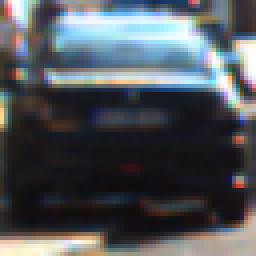
#> input picture imgs/car1.png, 64 x 64 px (shown 4 times larger); its folder holds only this picture in this run
$ python -i classifier.py   (imports and definitions only)   (older library calls are emulated)
#> lines starting #> are read from the running program, lines starting #| are printed output that depends on the picture
### feature_extract.py
import numpy as np
import cv2
# import matplotlib.pyplot as plt
import matplotlib.image as mpimg
# from sklearn.preprocessing import StandardScaler
# import glob
from skimage.feature import hog


# [7 lines left out: function convert_color, not called in this run]


# Define a function to return HOG features and visualization
def get_hog_features(img, orient, pix_per_cell, cell_per_block, vis=False, feature_vec=True):
    if vis == True:
        features, hog_image = hog(img, orientations=orient, pixels_per_cell=(pix_per_cell, pix_per_cell),
                                  cells_per_block=(cell_per_block, cell_per_block), transform_sqrt=False,
                                  visualise=True, feature_vector=False)
        return features, hog_image
    else:
        features = hog(img, orientations=orient, pixels_per_cell=(pix_per_cell, pix_per_cell),
                       cells_per_block=(cell_per_block, cell_per_block), transform_sqrt=False,
                       visualise=False, feature_vector=feature_vec)
        return features


def bin_spatial(img, size=(32, 32)):
#> called with size = (32, 32)
    color1 = cv2.resize(img[:, :, 0], size).ravel()
#> color1 = 1024 values, max 255 at index 223, min 15 at index 746, mean 80.21
    color2 = cv2.resize(img[:, :, 1], size).ravel()
#> color2 = 1024 values, max 254 at index 223, min 12 at index 750, mean 84.51
    color3 = cv2.resize(img[:, :, 2], size).ravel()
#> color3 = 1024 values, max 255 at index 74, min 13 at index 749, mean 89.44
    return np.hstack((color1, color2, color3))

# Define a function to compute color histogram features
def color_hist(img, nbins=32, bins_range=(0, 256)):
    # Compute the histogram of the color channels separately
    channel1_hist = np.histogram(img[:,:,0], bins=nbins, range=bins_range)
    channel2_hist = np.histogram(img[:,:,1], bins=nbins, range=bins_range)
    channel3_hist = np.histogram(img[:,:,2], bins=nbins, range=bins_range)
    # Concatenate the histograms into a single feature vector
    hist_features = np.concatenate((channel1_hist[0], channel2_hist[0], channel3_hist[0]))
    # Return the individual histograms, bin_centers and feature vector
    return hist_features

# Define a function to extract features from a list of images
# Have this function call bin_spatial() and color_hist()
# [52 lines left out: function extract_features, not called in this run]


# [25 lines of commented-out code are left out]

### classifier.py
from pipeline import train_classifier
from sklearn.externals import joblib
import matplotlib.pyplot as plt
import matplotlib.image as mpimg
import numpy as np
import cv2
import feature_extract
from feature_extract import *
# load it again


color_space='YCrCb'
spatial_size=(32, 32)
hist_bins=32
orient=9
pix_per_cell=8
cell_per_block=2
file_classifier_name = 'svm_class.pkl'
file_scaler_name = 'svm_scaler.pkl'


# train_classifier()
# [2 lines not run here, left out]

# [54 lines left out: functions draw_boxes, slide_window, not called in this run]


# Define a function to extract features from a single image window
# This function is very similar to extract_features()
# just for a single image rather than list of images
def single_img_features(img, color_space='RGB', spatial_size=(32, 32),
                        hist_bins=32, orient=9,
                        pix_per_cell=8, cell_per_block=2, hog_channel=0,
                        spatial_feat=True, hist_feat=True, hog_feat=True):
    #1) Define an empty list to receive features
    img_features = []
    #2) Apply color conversion if other than 'RGB'
    if color_space != 'RGB':
        if color_space == 'HSV':
            feature_image = cv2.cvtColor(img, cv2.COLOR_RGB2HSV)
        elif color_space == 'LUV':
            feature_image = cv2.cvtColor(img, cv2.COLOR_RGB2LUV)
        elif color_space == 'HLS':
            feature_image = cv2.cvtColor(img, cv2.COLOR_RGB2HLS)
        elif color_space == 'YUV':
            feature_image = cv2.cvtColor(img, cv2.COLOR_RGB2YUV)
        elif color_space == 'YCrCb':
            feature_image = cv2.cvtColor(img, cv2.COLOR_RGB2YCrCb)
    else: feature_image = np.copy(img)
    #3) Compute spatial features if flag is set
    if spatial_feat == True:
        spatial_features = bin_spatial(feature_image, size=spatial_size)
#> spatial_features = 3072 values, max 255 at index 223, min 12 at index 1774, mean 84.72
        #4) Append features to list
        img_features.append(spatial_features)
    #5) Compute histogram features if flag is set
    if hist_feat == True:
        hist_features = color_hist(feature_image, nbins=hist_bins)
#> in color_hist, `hist_features = np.concatenate((channel1_hist[0], channel2_hist[0], ch..`: hist_features = 96 values, max 1073 at index 2, min 0 at index 0, mean 128
        #6) Append features to list
        img_features.append(hist_features)
    #7) Compute HOG features if flag is set
    if hog_feat == True:
        if hog_channel == 'ALL':
            hog_features = []
            for channel in range(feature_image.shape[2]):
                hog_features.extend(get_hog_features(feature_image[:,:,channel],
                                    orient, pix_per_cell, cell_per_block,
                                    vis=False, feature_vec=True))
        else:
            hog_features = get_hog_features(feature_image[:,:,hog_channel], orient,
                        pix_per_cell, cell_per_block, vis=False, feature_vec=True)
#> in get_hog_features, `features = hog(img, orientations=orient, pixels_per_cell=(pix_per_cell..`: features = 1764 values, max 0.667 at index 1534, min 0 at index 13, mean 0.117
#> in get_hog_features, `features = hog(img, orientations=orient, pixels_per_cell=(pix_per_cell..`:
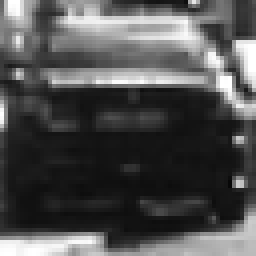
#> img: shape (64, 64) (shown 4 times larger); min 8, max 255, mean 80.1
#> hog_features has the same summary as features in get_hog_features
        #8) Append features to list
        img_features.append(hog_features)

    #9) Return concatenated array of features
    return np.concatenate(img_features)

# Define a function you will pass an image
# and the list of windows to be searched (output of slide_windows())
# [29 lines left out: function search_windows, not called in this run]


# [25 lines of commented-out code are left out]

>>> import cv2
>>> picture = cv2.cvtColor(cv2.imread('imgs/car1.png'), cv2.COLOR_BGR2RGB)
>>> result = single_img_features(picture)
#> result = 4932 values, max 1073 at index 3074, min 0 at index 3072, mean 55.3

$ run again, on imgs/car2.png
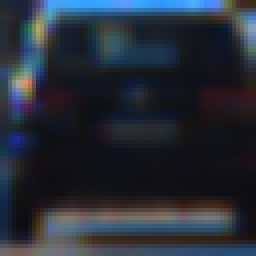
#> input picture imgs/car2.png, 64 x 64 px (shown 4 times larger)
#> color1 = 1024 values, max 203 at index 323, min 13 at index 459, mean 38.65
#> color2 = 1024 values, max 171 at index 24, min 13 at index 799, mean 45
#> color3 = 1024 values, max 252 at index 9, min 15 at index 834, mean 55.65
#> spatial_features = 3072 values, max 252 at index 2057, min 13 at index 459, mean 46.43
#> in color_hist, `hist_features = np.concatenate((channel1_hist[0], channel2_hist[0], ch..`: hist_features = 96 values, max 1460 at index 34, min 0 at index 22, mean 128
#> features = 1764 values, max 0.691 at index 1426, min 0 at index 13, mean 0.109
#> in get_hog_features, `features = hog(img, orientations=orient, pixels_per_cell=(pix_per_cell..`:
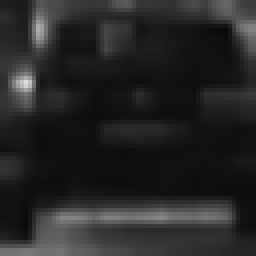
#> img: shape (64, 64) (shown 4 times larger); min 7, max 223, mean 38.5
#> hog_features has the same summary as features in get_hog_features
#> result = 4932 values, max 1460 at index 3106, min 0 at index 3094, mean 31.45

$ run again, on imgs/car3.png
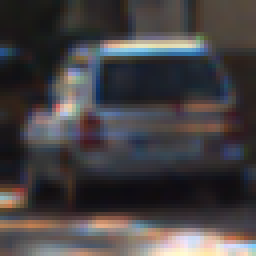
#> input picture imgs/car3.png, 64 x 64 px (shown 4 times larger)
#> color1 = 1024 values, max 254 at index 1014, min 15 at index 751, mean 69.58
#> color2 = 1024 values, max 245 at index 1014, min 13 at index 752, mean 65.76
#> color3 = 1024 values, max 245 at index 983, min 13 at index 787, mean 67.47
#> spatial_features = 3072 values, max 254 at index 1014, min 13 at index 1776, mean 67.61
#> in color_hist, `hist_features = np.concatenate((channel1_hist[0], channel2_hist[0], ch..`: hist_features = 96 values, max 538 at index 3, min 0 at index 0, mean 128
#> features = 1764 values, max 0.676 at index 400, min 0 at index 15, mean 0.112
#> in get_hog_features, `features = hog(img, orientations=orient, pixels_per_cell=(pix_per_cell..`:
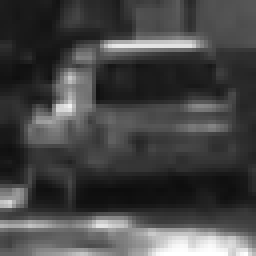
#> img: shape (64, 64) (shown 4 times larger); min 13, max 255, mean 69.4
#> hog_features has the same summary as features in get_hog_features
#> result = 4932 values, max 538 at index 3075, min 0 at index 3072, mean 44.64
